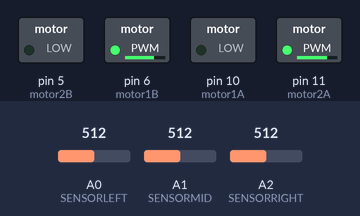
Bench run of a sketch on a simulated Arduino Uno, built with avr-gcc and run on an emulated ATmega328P. On the bench: switched loads named in the sketch (green lamp = pin HIGH). The test bench sets the inputs (shaded band); at power-on: A0 (SENSORLEFT) = 512, A1 (SENSORMID) = 512, A2 (SENSORRIGHT) = 512. What the sketch prints to the serial monitor is not drawn.

Above: at 1.2 s.
1.3 s: A0 (SENSORLEFT) set to 415
2.8 s: A0 (SENSORLEFT) set to 391
At 4.3 s:
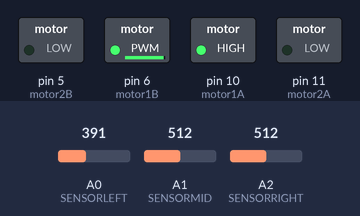
Timing chart, 0 to 5.8 s (numbered marks = the images above; inputs shaded):
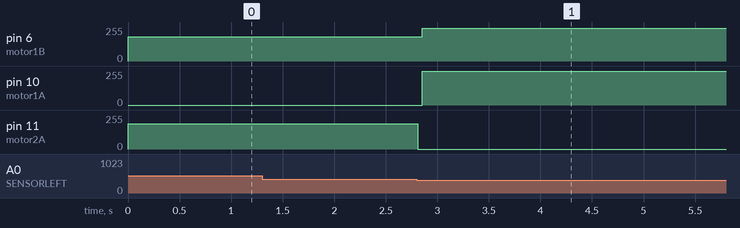

Measured:
- the behaviour switches between 401 and 400 on A0 (SENSORLEFT) (found by bisection; images 0 and 1)
- after the input at 1.3 s, every drawn part: stays the same
- after the input at 2.8 s, pin 6 (motor1B): 183/255 → 244/255 after 0.05 s, → 245/255 0.10 s later; pin 10 (motor1A): 0/255 → 254/255 after 0.05 s, → 255/255 0.10 s later; pin 11 (motor2A): 191/255 → 0/255 at once

The sketch:

Motor_and_sensor_control.ino
```cpp
#define SENSORLEFT A0
#define SENSORMID A1
#define SENSORRIGHT A2
#define motor1A 10
#define motor2A 11
#define motor1B 6
#define motor2B 5
int count = 0;
int rightOn = 245;
int leftOn = 255;
int off = 0;
float mid;
float right;
float left;
float safety;

void setup() {
  // put your setup code here, to run once:
  Serial.begin(9600);
  pinMode(SENSORLEFT, INPUT);
  pinMode(SENSORMID, INPUT);
  pinMode(SENSORRIGHT, INPUT);
  pinMode(motor1A, OUTPUT);
  pinMode(motor2A, OUTPUT);
  pinMode(motor1B, OUTPUT);
  pinMode(motor2B, OUTPUT);
}


void leftForward(int leftOn) {
  analogWrite(motor1A, off);
  analogWrite(motor2A, leftOn);
}

void rightForward(int rightOn) {
  analogWrite(motor1B, rightOn);
  analogWrite(motor2B, off);

}

void rightBack(int rightOn) {
  analogWrite(motor1B, off);
  analogWrite(motor2B, rightOn);

}

void leftBack(int leftOn) {
  analogWrite(motor1A, leftOn);
  analogWrite(motor2A, off);

}

void leftOff() {
  analogWrite(motor1A, off);
  analogWrite(motor2A, off);
}


void rightOff() {
  analogWrite(motor1B, off);
  analogWrite(motor2B, off);
}

void sharpRight(int leftOn, int rightOn) {
  rightBack(rightOn);
  leftForward(leftOn);
}

void sharpLeft(int rightOn, int leftOn) {
  leftBack(leftOn);
  rightForward(rightOn);
}

void driveStraight(int leftOn, int rightOn) {
  rightForward(rightOn);
  leftForward(leftOn);
}

void softLeft(int rightOn) {
  rightForward(rightOn);
  leftOff();
}

void softRight(int leftOn) {
  leftForward(leftOn);
  rightOff();
}

void back(int rightOn, int leftOn) {
  rightBack(rightOn);
  leftBack(leftOn);
}

void standStill() {
  rightOff();
  leftOff();
}

void loop() {
  // put your main code here, to run repeatedly:
  mid = (mid + (analogRead(SENSORMID) > 400)) / 2;
  left = (left + (analogRead(SENSORLEFT) > 400)) / 2;
  right = (right + (analogRead(SENSORRIGHT) > 400)) / 2;
  boolean midHigh = mid > 0.9;
  boolean leftHigh = left > 0.9;
  boolean rightHigh = right > 0.9;
  safety = (abs(0.5 - mid) + abs(0.5 - left) + abs(0.5 - right)) * (2.0/3.0);

  /*Serial.print(((analogRead(SENSORLEFT) > 400) ? "H" : "S"));
  Serial.print(((analogRead(SENSORMID) > 400) ? "H" : "S"));
  Serial.print(((analogRead(SENSORRIGHT) > 400) ? "H" : "S"));
  Serial.print(", Left: ");
  Serial.print(analogRead(SENSORLEFT));
  Serial.print(", Mid: ");
  Serial.print(analogRead(SENSORMID));
  Serial.print(", Right: ");
  Serial.println(analogRead(SENSORRIGHT));*/

  Serial.println(safety);

  if (!rightHigh && leftHigh) {
    sharpRight(leftOn*safety, rightOn*safety);
  } else if (!leftHigh && rightHigh) {
    sharpLeft(rightOn*safety, leftOn*safety);
  } else if ((!rightHigh && !leftHigh && !midHigh) || ((rightHigh && leftHigh && !midHigh))) {
    driveStraight(leftOn*safety, rightOn*safety);
  } else if (!leftHigh && rightHigh && midHigh) {
    softLeft(leftOn*safety);
  } else if (leftHigh && !rightHigh && midHigh) {
    softRight(rightOn*safety);
  }
  //driveStraight();
}
```
